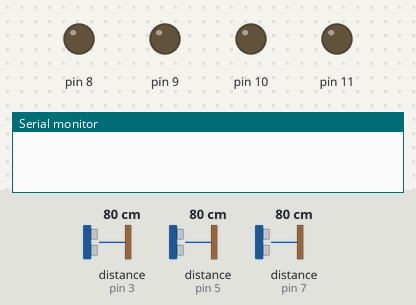
A sketch run on a simulated Arduino Uno, built with avr-gcc and run on an emulated ATmega328P. On the bench: output pins drawn as LEDs (lit = HIGH), the last lines printed to the serial monitor. The test bench sets the inputs (shaded band); at power-on: distance to the obstacle (sensors on pin 3, pin 5, pin 7) 80 cm. The echo pulse lasts 58.3 µs per cm.

Above: at 1.8 s.
1.9 s: distance to the obstacle (sensor on pin 3) set to 53 cm
3.4 s: distance to the obstacle (sensor on pin 3) set to 46 cm
At 4.7 s:
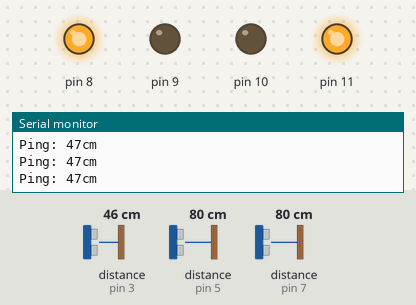
5.0 s: distance to the obstacle (sensor on pin 5) set to 55 cm
6.5 s: distance to the obstacle (sensor on pin 5) set to 48 cm
At 7.1 s:
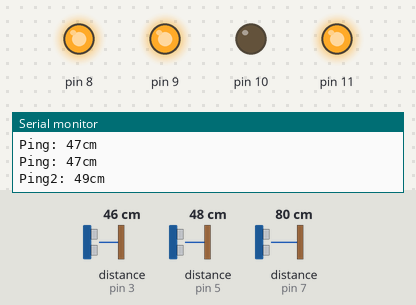
8.1 s: distance to the obstacle (sensor on pin 7) set to 55 cm
9.6 s: distance to the obstacle (sensor on pin 7) set to 46 cm
At 10.6 s:
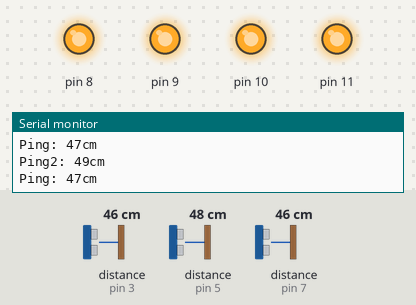
Timing chart, 0 to 12.2 s (numbered marks = the images above; inputs shaded):
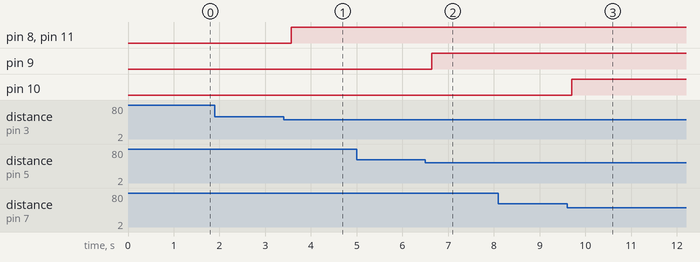

Measured:
- the behaviour switches between 51 and 50 cm on distance to the obstacle (sensor on pin 3) (found by bisection; images 0 and 1)
- the behaviour switches between 51 and 50 cm on distance to the obstacle (sensor on pin 5) (found by bisection; images 1 and 2)
- the behaviour switches between 51 and 50 cm on distance to the obstacle (sensor on pin 7) (found by bisection; images 2 and 3)
- after the input at 1.9 s, every drawn part: stays the same
- after the input at 3.4 s, pin 8, pin 11: LOW → HIGH after 0.17 s
- after the input at 6.5 s, pin 9: LOW → HIGH after 0.14 s
- after the input at 9.6 s, pin 10: LOW → HIGH after 0.10 s

The sketch:

halo.ino
```cpp
// ---------------------------------------------------------------------------
// Example NewPing library sketch that does a ping about 20 times per second.
// ---------------------------------------------------------------------------

#include <NewPing.h>

#define TRIGGER_PIN  2  // Arduino pin tied to trigger pin on the ultrasonic sensor.
#define ECHO_PIN     3  // Arduino pin tied to echo pin on the ultrasonic sensor.
#define MAX_DISTANCE 50 // Maximum distance we want to ping for (in centimeters). Maximum sensor distance is rated at 400-500cm.
#define TRIGGER_PIN2  4  // Arduino pin tied to trigger pin on the ultrasonic sensor.
#define ECHO_PIN2     5  // Arduino pin tied to echo pin on the ultrasonic sensor.
#define MAX_DISTANCE2 50 // Maximum distance we want to ping for (in centimeters). Maximum sensor distance is rated at 400-500cm.
#define TRIGGER_PIN3  6  // Arduino pin tied to trigger pin on the ultrasonic sensor.
#define ECHO_PIN3     7  // Arduino pin tied to echo pin on the ultrasonic sensor.
#define MAX_DISTANCE3 50 // Maximum distance we want to ping for (in centimeters). Maximum sensor distance is rated at 400-500cm.

NewPing sonar(TRIGGER_PIN, ECHO_PIN, MAX_DISTANCE); // NewPing setup of pins and maximum distance.
NewPing sonar2(TRIGGER_PIN2, ECHO_PIN2, MAX_DISTANCE2); // NewPing setup of pins and maximum distance.
NewPing sonar3(TRIGGER_PIN3, ECHO_PIN3, MAX_DISTANCE3); // NewPing setup of pins and maximum distance.


void setup() {
  int m=8;
  int m2=9;
  int m3=10;
  int B=11;
  pinMode(11,OUTPUT);
  pinMode(8,OUTPUT);
  pinMode(9,OUTPUT);
  pinMode(10,OUTPUT);

  digitalWrite(8,LOW);
  digitalWrite(9,LOW);
  digitalWrite(10,LOW);
  Serial.begin(9600); // Open serial monitor at 115200 baud to see ping results.

}

void loop() {
  delay(500);                      // Wait 50ms between pings (about 20 pings/sec). 29ms should be the shortest delay between pings.
  unsigned int uS = sonar.ping(); // Send ping, get ping time in microseconds (uS).
  unsigned int uS2 = sonar2.ping(); // Send ping, get ping time in microseconds (uS).
  unsigned int uS3 = sonar3.ping(); // Send ping, get ping time in microseconds (uS).

  if(uS/US_ROUNDTRIP_CM!=0)
  {
  digitalWrite(8,HIGH);
  digitalWrite(11,HIGH);

  Serial.print("Ping: ");
  Serial.print(uS / US_ROUNDTRIP_CM); // Convert ping time to distance in cm and print result (0 = outside set distance range)
  Serial.println("cm");
  }
  else
  {
     digitalWrite(8,LOW);

  }
  if(uS2/US_ROUNDTRIP_CM!=0)
  {
  digitalWrite(9,HIGH );
  digitalWrite(11,HIGH);
  Serial.print("Ping2: ");
  Serial.print(uS2 / US_ROUNDTRIP_CM); // Convert ping time to distance in cm and print result (0 = outside set distance range)
  Serial.println("cm");
  }
  else
  {
     digitalWrite(9,LOW);

  }
  if(uS3/US_ROUNDTRIP_CM!=0)
  {
  digitalWrite(10,HIGH);
  digitalWrite(11,HIGH);
  Serial.print("Ping: ");
  Serial.print(uS3 / US_ROUNDTRIP_CM); // Convert ping time to distance in cm and print result (0 = outside set distance range)
  Serial.println("cm");
  }
  else
  {
     digitalWrite(10,LOW);

  }


  }
```
